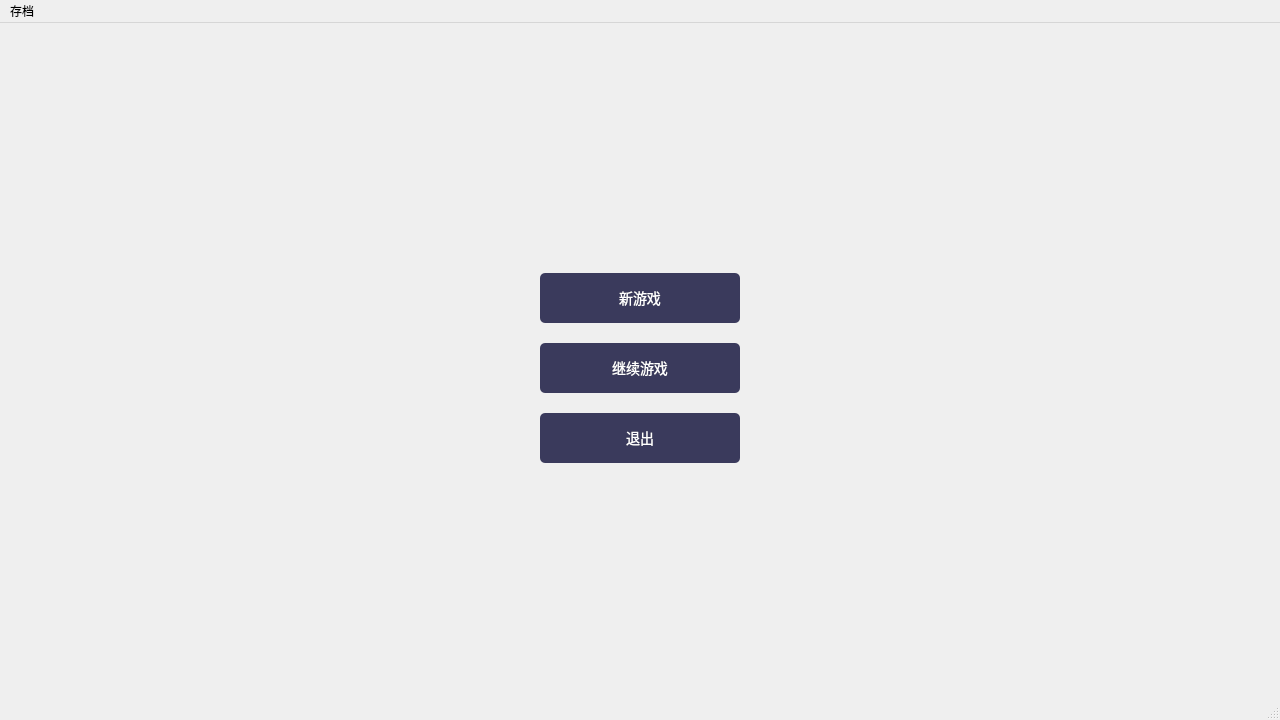
<?xml version="1.0" encoding="UTF-8"?>
<ui version="4.0">
 <class>MainWindow</class>
 <widget class="QMainWindow" name="MainWindow">
  <property name="geometry">
   <rect>
    <x>0</x>
    <y>0</y>
    <width>1280</width>
    <height>720</height>
   </rect>
  </property>
  <property name="windowTitle">
   <string>Seteer</string>
  </property>
  <widget class="QWidget" name="centralwidget">
   <widget class="QStackedWidget" name="stackedWidget">
    <property name="geometry">
     <rect>
      <x>0</x>
      <y>0</y>
      <width>1280</width>
      <height>720</height>
     </rect>
    </property>
    <widget class="QWidget" name="page_menu">
     <widget class="QPushButton" name="newGameButton">
      <property name="geometry">
       <rect>
        <x>540</x>
        <y>250</y>
        <width>200</width>
        <height>50</height>
       </rect>
      </property>
      <property name="styleSheet">
       <string>background: #3a3a5c; color: white; font: 14px; border-radius: 5px;</string>
      </property>
      <property name="text">
       <string>新游戏</string>
      </property>
     </widget>
     <widget class="QPushButton" name="loadGameButton">
      <property name="geometry">
       <rect>
        <x>540</x>
        <y>320</y>
        <width>200</width>
        <height>50</height>
       </rect>
      </property>
      <property name="styleSheet">
       <string>background: #3a3a5c; color: white; font: 14px; border-radius: 5px;</string>
      </property>
      <property name="text">
       <string>继续游戏</string>
      </property>
     </widget>
     <widget class="QPushButton" name="exitButton">
      <property name="geometry">
       <rect>
        <x>540</x>
        <y>390</y>
        <width>200</width>
        <height>50</height>
       </rect>
      </property>
      <property name="styleSheet">
       <string>background: #3a3a5c; color: white; font: 14px; border-radius: 5px;</string>
      </property>
      <property name="text">
       <string>退出</string>
      </property>
     </widget>
    </widget>
    <widget class="QWidget" name="widget"/>
    <widget class="QWidget" name="widget_2"/>
   </widget>
  </widget>
  <widget class="QMenuBar" name="menubar">
   <property name="geometry">
    <rect>
     <x>0</x>
     <y>0</y>
     <width>1280</width>
     <height>24</height>
    </rect>
   </property>
   <widget class="QMenu" name="menu">
    <property name="title">
     <string>存档</string>
    </property>
    <addaction name="actionSaveGame"/>
   </widget>
   <addaction name="menu"/>
  </widget>
  <widget class="QStatusBar" name="statusbar"/>
  <action name="actionSaveGame">
   <property name="text">
    <string>保存游戏</string>
   </property>
  </action>
 </widget>
 <resources/>
 <connections/>
</ui>
